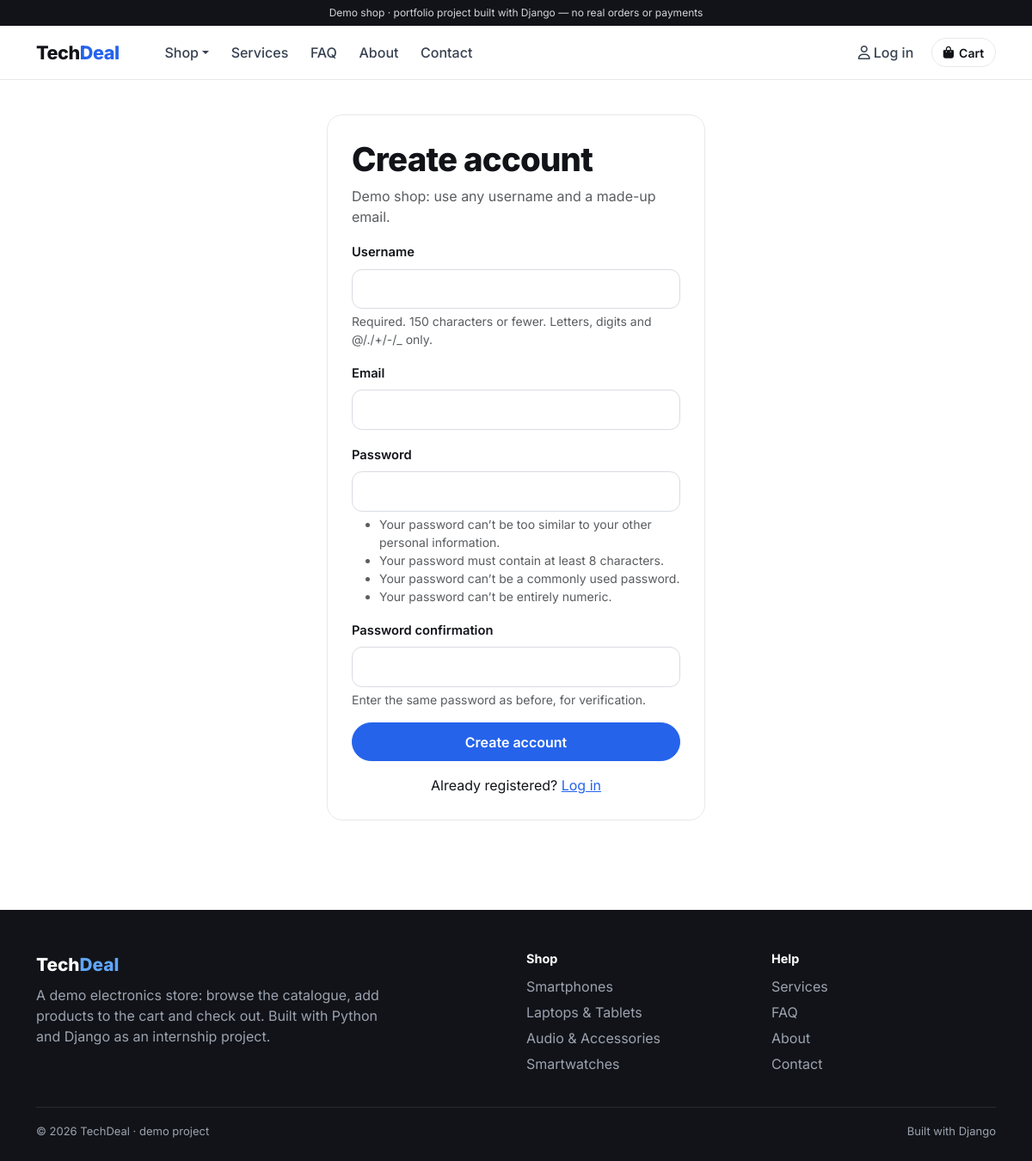
Screenshot of /register/ with the database file from the repository.
### aplikacion/models.py (models this page shows, shortened)
class Category(models.Model):
    name = models.CharField(max_length=40)
    class Meta:
        verbose_name_plural = 'categories'
        ordering = ['id']

### aplikacion/views.py (the view)
# urls.py: path('register/', views.register_view, name='register'),
def register_view(request):
    form = RegisterForm(request.POST or None)
    if request.method == 'POST' and form.is_valid():
        user = form.save()
        login(request, user)
        messages.success(request, f'Welcome, {user.username}! Your account was created.')
        return redirect('home')
    return render(request, 'register.html', {'form': form})

### aplikacion/forms.py
class RegisterForm(UserCreationForm):
    email = forms.EmailField(required=True)
    class Meta(UserCreationForm.Meta):
        model = User
        fields = ['username', 'email']

### aplikacion/cart.py (called while the page is built)
    def count(self):
        return sum(self.items.values())

### aplikacion/context_processors.py (called while the page is built)
def shop(request):
    return {
        'allCategory': Category.objects.all(),
        'cart_count': Cart(request).count(),
    }

### aplikacion/templates/register.html (shortened to what this page needs)
{% extends 'index.html' %}
{% block content %}
<div class="container section-sm">
    <div class="auth-card panel">
        <h1 class="page-title">Create account</h1>
        <p class="text-muted">Demo shop: use any username and a made-up email.</p>
        <form method="post" novalidate>
            {% include '_form_fields.html' %}
            <button type="submit" class="btn btn-accent w-100">Create account</button>
        </form>
        <p class="mt-3 mb-0 text-center">Already registered? <a href="{% url 'login' %}">Log in</a></p>
    </div>
</div>
{% endblock %}

### aplikacion/templates/footer.html
<footer class="site-footer">
    <div class="container">
        <div class="row g-4">
            <div class="col-lg-6">
                <a class="brand" href="{% url 'home' %}">Tech<span>Deal</span></a>
                <p class="mt-2 mb-0" style="max-width: 420px;">A demo electronics store: browse the catalogue, add products to the cart and check out. Built with Python and Django as an internship project.</p>
            </div>
            <div class="col-6 col-lg-3">
                <h4>Shop</h4>
                <ul>{% for category in allCategory %}<li><a href="{% url 'category' category.pk %}">{{ category.name }}</a></li>{% endfor %}</ul>
            </div>
            <div class="col-6 col-lg-3">
                <h4>Help</h4>
                <ul>
                    <li><a href="{% url 'services' %}">Services</a></li>
                    <li><a href="{% url 'faq' %}">FAQ</a></li>
                    <li><a href="{% url 'about' %}">About</a></li>
                    <li><a href="{% url 'contact' %}">Contact</a></li>
                </ul>
            </div>
        </div>
        <div class="bottom d-flex flex-wrap justify-content-between gap-2">
            <span>© {% now "Y" %} TechDeal · demo project</span>
            <span>Built with Django</span>
        </div>
    </div>
</footer>

### aplikacion/static/css/site.css (style rules this page uses)
:root { --ink: #111318; --muted: #6b7280; --line: #e7e8ec; --soft: #f5f5f7; --accent: #2563eb; --accent-ink: #1d4ed8; --radius: 18px; }
* { -webkit-font-smoothing: antialiased; }
body { font-family: 'Inter', system-ui, -apple-system, sans-serif; color: var(--ink); background: #fff; }
a { color: var(--accent); }
.section-sm { padding-block: 40px; }
.page-title { font-weight: 800; letter-spacing: -0.02em; font-size: clamp(1.8rem, 3.2vw, 2.6rem); }
.btn { border-radius: 999px; font-weight: 600; padding: .6rem 1.2rem; }
.btn-accent { background: var(--accent); border-color: var(--accent); color: #fff; }
.panel { background: #fff; border: 1px solid var(--line); border-radius: var(--radius); padding: 28px; }
.auth-card { max-width: 440px; margin: 0 auto; }
.site-footer { background: var(--ink); color: #9ca3af; padding: 48px 0 24px; margin-top: 64px; }
.site-footer .brand { color: #fff; font-weight: 800; font-size: 1.3rem; text-decoration: none; }
.site-footer .brand span { color: #60a5fa; }
.site-footer h4 { color: #fff; font-size: .9rem; font-weight: 700; margin-bottom: 12px; }
.site-footer ul { list-style: none; padding: 0; margin: 0; }
.site-footer li { margin: 6px 0; }
.site-footer a { color: #9ca3af; text-decoration: none; }
.site-footer .bottom { border-top: 1px solid #262a33; margin-top: 32px; padding-top: 18px; font-size: 13px; }

### rows the page displays
Category: name "Smartphones"
Category: name "Laptops & Tablets"
Category: name "Audio & Accessories"
Category: name "Smartwatches"

### other values shown
{{ field.label }} "Username" "Email" "Password" "Password confirmation"
{{ field.help_text|safe }} "Required. 150 characters or fewer. Letters, digits and @/./+/-/_ only." "Enter the same password as before, for verification."
